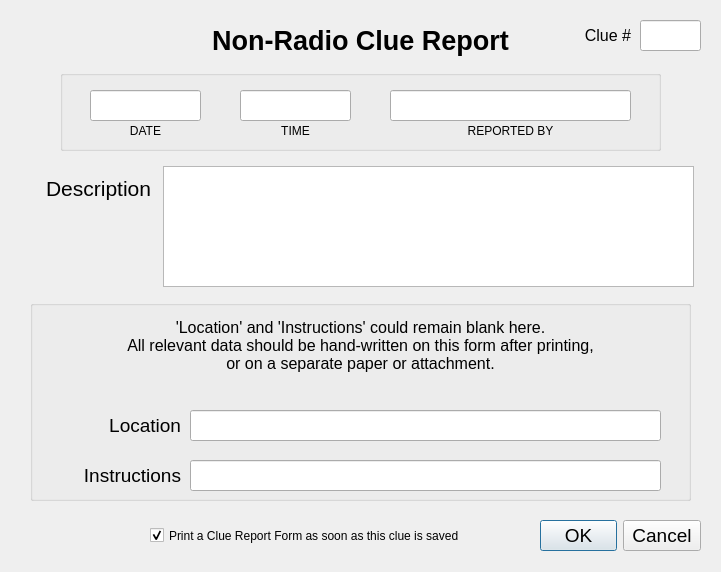
<?xml version="1.0" encoding="UTF-8"?>
<ui version="4.0">
 <class>nonRadioClueDialog</class>
 <widget class="QDialog" name="nonRadioClueDialog">
  <property name="geometry">
   <rect>
    <x>0</x>
    <y>0</y>
    <width>721</width>
    <height>572</height>
   </rect>
  </property>
  <property name="font">
   <font>
    <family>Segoe UI</family>
    <pointsize>16</pointsize>
   </font>
  </property>
  <property name="windowTitle">
   <string>Clue Report</string>
  </property>
  <widget class="QLabel" name="label_4">
   <property name="geometry">
    <rect>
     <x>40</x>
     <y>450</y>
     <width>141</width>
     <height>51</height>
    </rect>
   </property>
   <property name="sizePolicy">
    <sizepolicy hsizetype="Preferred" vsizetype="Preferred">
     <horstretch>0</horstretch>
     <verstretch>0</verstretch>
    </sizepolicy>
   </property>
   <property name="font">
    <font>
     <family>Segoe UI</family>
     <pointsize>14</pointsize>
    </font>
   </property>
   <property name="text">
    <string>Instructions</string>
   </property>
   <property name="alignment">
    <set>Qt::AlignRight|Qt::AlignTrailing|Qt::AlignVCenter</set>
   </property>
  </widget>
  <widget class="QDialogButtonBox" name="buttonBox">
   <property name="geometry">
    <rect>
     <x>540</x>
     <y>510</y>
     <width>161</width>
     <height>51</height>
    </rect>
   </property>
   <property name="font">
    <font>
     <family>Segoe UI</family>
     <pointsize>14</pointsize>
    </font>
   </property>
   <property name="orientation">
    <enum>Qt::Horizontal</enum>
   </property>
   <property name="standardButtons">
    <set>QDialogButtonBox::Cancel|QDialogButtonBox::Ok</set>
   </property>
  </widget>
  <widget class="QLabel" name="label_3">
   <property name="geometry">
    <rect>
     <x>50</x>
     <y>400</y>
     <width>131</width>
     <height>51</height>
    </rect>
   </property>
   <property name="font">
    <font>
     <family>Segoe UI</family>
     <pointsize>14</pointsize>
    </font>
   </property>
   <property name="text">
    <string>Location</string>
   </property>
   <property name="alignment">
    <set>Qt::AlignRight|Qt::AlignTrailing|Qt::AlignVCenter</set>
   </property>
  </widget>
  <widget class="QLabel" name="label">
   <property name="geometry">
    <rect>
     <x>0</x>
     <y>170</y>
     <width>151</width>
     <height>37</height>
    </rect>
   </property>
   <property name="font">
    <font>
     <family>Segoe UI</family>
     <pointsize>16</pointsize>
    </font>
   </property>
   <property name="text">
    <string>Description</string>
   </property>
   <property name="alignment">
    <set>Qt::AlignRight|Qt::AlignTrailing|Qt::AlignVCenter</set>
   </property>
  </widget>
  <widget class="QLabel" name="label_2">
   <property name="geometry">
    <rect>
     <x>160</x>
     <y>20</y>
     <width>401</width>
     <height>41</height>
    </rect>
   </property>
   <property name="font">
    <font>
     <pointsize>20</pointsize>
     <weight>75</weight>
     <bold>true</bold>
    </font>
   </property>
   <property name="text">
    <string>Non-Radio Clue Report</string>
   </property>
   <property name="alignment">
    <set>Qt::AlignCenter</set>
   </property>
  </widget>
  <widget class="QLineEdit" name="clueNumberField">
   <property name="geometry">
    <rect>
     <x>640</x>
     <y>20</y>
     <width>61</width>
     <height>31</height>
    </rect>
   </property>
   <property name="font">
    <font>
     <pointsize>14</pointsize>
    </font>
   </property>
  </widget>
  <widget class="QLabel" name="label_6">
   <property name="geometry">
    <rect>
     <x>560</x>
     <y>20</y>
     <width>71</width>
     <height>31</height>
    </rect>
   </property>
   <property name="font">
    <font>
     <family>Segoe UI</family>
     <pointsize>12</pointsize>
    </font>
   </property>
   <property name="text">
    <string>Clue #</string>
   </property>
   <property name="alignment">
    <set>Qt::AlignRight|Qt::AlignTrailing|Qt::AlignVCenter</set>
   </property>
  </widget>
  <widget class="QGroupBox" name="groupBox">
   <property name="geometry">
    <rect>
     <x>60</x>
     <y>70</y>
     <width>601</width>
     <height>81</height>
    </rect>
   </property>
   <property name="title">
    <string/>
   </property>
   <widget class="QLineEdit" name="callsignField">
    <property name="enabled">
     <bool>true</bool>
    </property>
    <property name="geometry">
     <rect>
      <x>330</x>
      <y>20</y>
      <width>241</width>
      <height>31</height>
     </rect>
    </property>
    <property name="font">
     <font>
      <family>Segoe UI</family>
      <pointsize>12</pointsize>
     </font>
    </property>
    <property name="focusPolicy">
     <enum>Qt::StrongFocus</enum>
    </property>
    <property name="autoFillBackground">
     <bool>false</bool>
    </property>
    <property name="text">
     <string/>
    </property>
    <property name="clearButtonEnabled">
     <bool>false</bool>
    </property>
   </widget>
   <widget class="QLabel" name="label_5">
    <property name="enabled">
     <bool>true</bool>
    </property>
    <property name="geometry">
     <rect>
      <x>370</x>
      <y>40</y>
      <width>161</width>
      <height>41</height>
     </rect>
    </property>
    <property name="font">
     <font>
      <family>Segoe UI</family>
      <pointsize>9</pointsize>
     </font>
    </property>
    <property name="text">
     <string>REPORTED BY</string>
    </property>
    <property name="alignment">
     <set>Qt::AlignCenter</set>
    </property>
   </widget>
   <widget class="QLabel" name="label_7">
    <property name="enabled">
     <bool>true</bool>
    </property>
    <property name="geometry">
     <rect>
      <x>190</x>
      <y>40</y>
      <width>91</width>
      <height>41</height>
     </rect>
    </property>
    <property name="font">
     <font>
      <family>Segoe UI</family>
      <pointsize>9</pointsize>
     </font>
    </property>
    <property name="text">
     <string>TIME</string>
    </property>
    <property name="alignment">
     <set>Qt::AlignCenter</set>
    </property>
   </widget>
   <widget class="QLineEdit" name="timeField">
    <property name="enabled">
     <bool>true</bool>
    </property>
    <property name="geometry">
     <rect>
      <x>180</x>
      <y>20</y>
      <width>111</width>
      <height>31</height>
     </rect>
    </property>
    <property name="font">
     <font>
      <family>Segoe UI</family>
      <pointsize>12</pointsize>
     </font>
    </property>
    <property name="focusPolicy">
     <enum>Qt::StrongFocus</enum>
    </property>
    <property name="text">
     <string/>
    </property>
   </widget>
   <widget class="QLineEdit" name="dateField">
    <property name="enabled">
     <bool>true</bool>
    </property>
    <property name="geometry">
     <rect>
      <x>30</x>
      <y>20</y>
      <width>111</width>
      <height>31</height>
     </rect>
    </property>
    <property name="font">
     <font>
      <family>Segoe UI</family>
      <pointsize>12</pointsize>
     </font>
    </property>
    <property name="focusPolicy">
     <enum>Qt::StrongFocus</enum>
    </property>
    <property name="text">
     <string/>
    </property>
   </widget>
   <widget class="QLabel" name="label_9">
    <property name="enabled">
     <bool>true</bool>
    </property>
    <property name="geometry">
     <rect>
      <x>40</x>
      <y>40</y>
      <width>91</width>
      <height>41</height>
     </rect>
    </property>
    <property name="font">
     <font>
      <family>Segoe UI</family>
      <pointsize>9</pointsize>
     </font>
    </property>
    <property name="text">
     <string>DATE</string>
    </property>
    <property name="alignment">
     <set>Qt::AlignCenter</set>
    </property>
   </widget>
  </widget>
  <widget class="QCheckBox" name="clueReportPrintCheckBox">
   <property name="geometry">
    <rect>
     <x>150</x>
     <y>520</y>
     <width>381</width>
     <height>31</height>
    </rect>
   </property>
   <property name="font">
    <font>
     <pointsize>9</pointsize>
    </font>
   </property>
   <property name="text">
    <string>Print a Clue Report Form as soon as this clue is saved</string>
   </property>
   <property name="checked">
    <bool>true</bool>
   </property>
  </widget>
  <widget class="QLabel" name="label_8">
   <property name="geometry">
    <rect>
     <x>30</x>
     <y>300</y>
     <width>661</width>
     <height>91</height>
    </rect>
   </property>
   <property name="font">
    <font>
     <pointsize>12</pointsize>
    </font>
   </property>
   <property name="text">
    <string>'Location' and 'Instructions' could remain blank here.
All relevant data should be hand-written on this form after printing,
or on a separate paper or attachment.</string>
   </property>
   <property name="alignment">
    <set>Qt::AlignCenter</set>
   </property>
  </widget>
  <widget class="QGroupBox" name="groupBox_2">
   <property name="geometry">
    <rect>
     <x>30</x>
     <y>300</y>
     <width>661</width>
     <height>201</height>
    </rect>
   </property>
   <property name="title">
    <string/>
   </property>
   <widget class="QLineEdit" name="instructionsField">
    <property name="geometry">
     <rect>
      <x>160</x>
      <y>160</y>
      <width>471</width>
      <height>31</height>
     </rect>
    </property>
    <property name="font">
     <font>
      <pointsize>14</pointsize>
     </font>
    </property>
    <property name="text">
     <string/>
    </property>
   </widget>
   <widget class="QLineEdit" name="locationField">
    <property name="geometry">
     <rect>
      <x>160</x>
      <y>110</y>
      <width>471</width>
      <height>31</height>
     </rect>
    </property>
    <property name="font">
     <font>
      <pointsize>14</pointsize>
     </font>
    </property>
   </widget>
  </widget>
  <widget class="CustomPlainTextEdit" name="descriptionField">
   <property name="geometry">
    <rect>
     <x>163</x>
     <y>166</y>
     <width>531</width>
     <height>121</height>
    </rect>
   </property>
   <property name="styleSheet">
    <string notr="true">font: 14pt &quot;Segoe UI&quot;;</string>
   </property>
   <property name="tabChangesFocus">
    <bool>true</bool>
   </property>
  </widget>
  <zorder>groupBox</zorder>
  <zorder>label_4</zorder>
  <zorder>buttonBox</zorder>
  <zorder>label_3</zorder>
  <zorder>label</zorder>
  <zorder>label_2</zorder>
  <zorder>clueNumberField</zorder>
  <zorder>label_6</zorder>
  <zorder>clueReportPrintCheckBox</zorder>
  <zorder>label_8</zorder>
  <zorder>groupBox_2</zorder>
  <zorder>descriptionField</zorder>
 </widget>
 <customwidgets>
  <customwidget>
   <class>CustomPlainTextEdit</class>
   <extends>QPlainTextEdit</extends>
   <header>radiolog.h</header>
  </customwidget>
 </customwidgets>
 <tabstops>
  <tabstop>clueNumberField</tabstop>
  <tabstop>dateField</tabstop>
  <tabstop>timeField</tabstop>
  <tabstop>callsignField</tabstop>
  <tabstop>descriptionField</tabstop>
  <tabstop>locationField</tabstop>
  <tabstop>instructionsField</tabstop>
  <tabstop>clueReportPrintCheckBox</tabstop>
 </tabstops>
 <resources/>
 <connections>
  <connection>
   <sender>buttonBox</sender>
   <signal>accepted()</signal>
   <receiver>nonRadioClueDialog</receiver>
   <slot>accept()</slot>
   <hints>
    <hint type="sourcelabel">
     <x>616</x>
     <y>391</y>
    </hint>
    <hint type="destinationlabel">
     <x>614</x>
     <y>436</y>
    </hint>
   </hints>
  </connection>
  <connection>
   <sender>buttonBox</sender>
   <signal>rejected()</signal>
   <receiver>nonRadioClueDialog</receiver>
   <slot>close()</slot>
   <hints>
    <hint type="sourcelabel">
     <x>710</x>
     <y>410</y>
    </hint>
    <hint type="destinationlabel">
     <x>694</x>
     <y>432</y>
    </hint>
   </hints>
  </connection>
 </connections>
 <slots>
  <slot>clueQuickTextAction()</slot>
  <slot>clueQuickTextUndo()</slot>
 </slots>
</ui>
